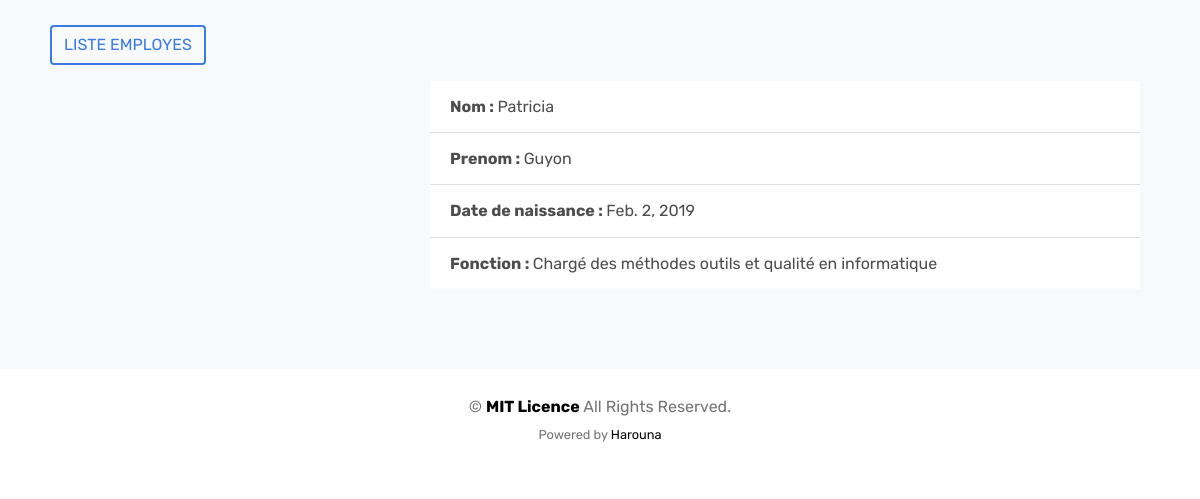
Page /profile/9/ on the committed database.
### employe/models.py (models this page shows, shortened)
class Employe(models.Model):
    first_name =  models.CharField(max_length=30)
    last_name  = models.CharField(max_length=30)
    birthday   = models.DateField()
    fonction   = models.CharField(max_length=100)
    photo      = models.ImageField(upload_to='employe/', blank=True, null=True)
    created_at = models.DateTimeField(auto_now_add=True)

### employe/views.py (the view)
# urls.py: path('profile/<int:id_employe>/', views.profile, name='profile'),
def profile(request, id_employe):
    employe = get_object_or_404(Employe, pk=id_employe)
    context = {
        'employe': employe,
    }
    template_name = 'employe/profile.html'
    return render(request, template_name, context)

### employe/templates/employe/profile.html (shortened to what this page needs)
{% load static %}
<!DOCTYPE html>
<html lang="en">
  <head>
    <link rel="stylesheet" href="{% static 'fonts/icomoon/style.css' %}">
    <link rel="stylesheet" href="{% static 'css/bootstrap.min.css' %}">
    <link rel="stylesheet" href="{% static 'css/aos.css' %}">
    <link rel="stylesheet" href="{% static 'css/style.css' %}">
  </head>
  <body>
  <div class="site-wrap">
    <div class="site-section bg-light" style="padding-top:25px;">
      <div class="container">
        <div class="row">
          <p data-aos="fade-left" data-aos-delay="100" class="float-right" style="margin-left:20px;">
            <a href="{% url 'employe_app:list-employe' %}"
            class="d-none d-sm-inline-block btn btn-outline-primary rounded text-uppercase">
                Liste employes
            </a>
          </p>
        </div>
        <div class="container">
          <div class="row">
             <div class="col-md-4">
             </div>
             <div class="col-md-8">
               <ul class="list-group list-group-flush">
                 <li class="list-group-item"><strong>Nom : </strong> {{ employe.first_name }}</li>
                 <li class="list-group-item"><strong>Prenom : </strong> {{ employe.last_name }} </li>
                 <li class="list-group-item"><strong> Date de naissance : </strong> {{ employe.birthday }} </li>
                 <li class="list-group-item"><strong> Fonction : </strong> {{ employe.fonction }} </li>
                </ul>
             </div>
          </div>
        </div>
      </div>
    </div>
    <footer class="site-footer py-2 pt-4">
      <div class="container py-0">
        <div class="row">
          <div class="col-12 text-md-center text-left">
            <p>
              &copy;  <strong class="text-black">MIT Licence</strong> All Rights Reserved. <br>
              <small>Powered by <a href="https://harouna.crd.co/" target="_blank" class="text-black">Harouna</a></small>
            </p>
          </div>
        </div>
      </div>
    </footer>
  </div>
  </body>
</html>

### employe/static/css/style.css (style rules this page uses)
body { line-height: 1.7; color: #4d4d4d; font-weight: 400; font-size: 1rem; }
a { -webkit-transition: .3s all ease; -o-transition: .3s all ease; transition: .3s all ease; }
.text-black { color: #000 !important; }
.site-wrap:before { -webkit-transition: .3s all ease-in-out; -o-transition: .3s all ease-in-out; transition: .3s all ease-in-out; background: rgba(0, 0, 0, 0.6); content: ""; position: absolute; z-index: 2000; top: 0; left: 0; right: 0; bottom: 0; opacity: 0; visibility: hidden; }
.btn { border-radius: 0; }
.btn.btn-outline-primary { color: #3a7be4; border-width: 2px; }
.site-section { padding: 2.5em 0; }
@media (min-width: 768px) { .site-section { padding: 5em 0; } }
.site-footer { padding: 4em 0; background: #fff; }
@media (min-width: 768px) { .site-footer { padding: 8em 0; } }
.site-footer p { color: #737373; }
.site-footer a { color: #999999; }
.bg-light { background: #ccc; }
a { scroll-behavior: smooth !important; }

### rows in the picture
Employe: first_name "Patricia", last_name "Guyon", birthday "Feb. 2, 2019", fonction "Chargé des méthodes outils et qualité en informatique"
